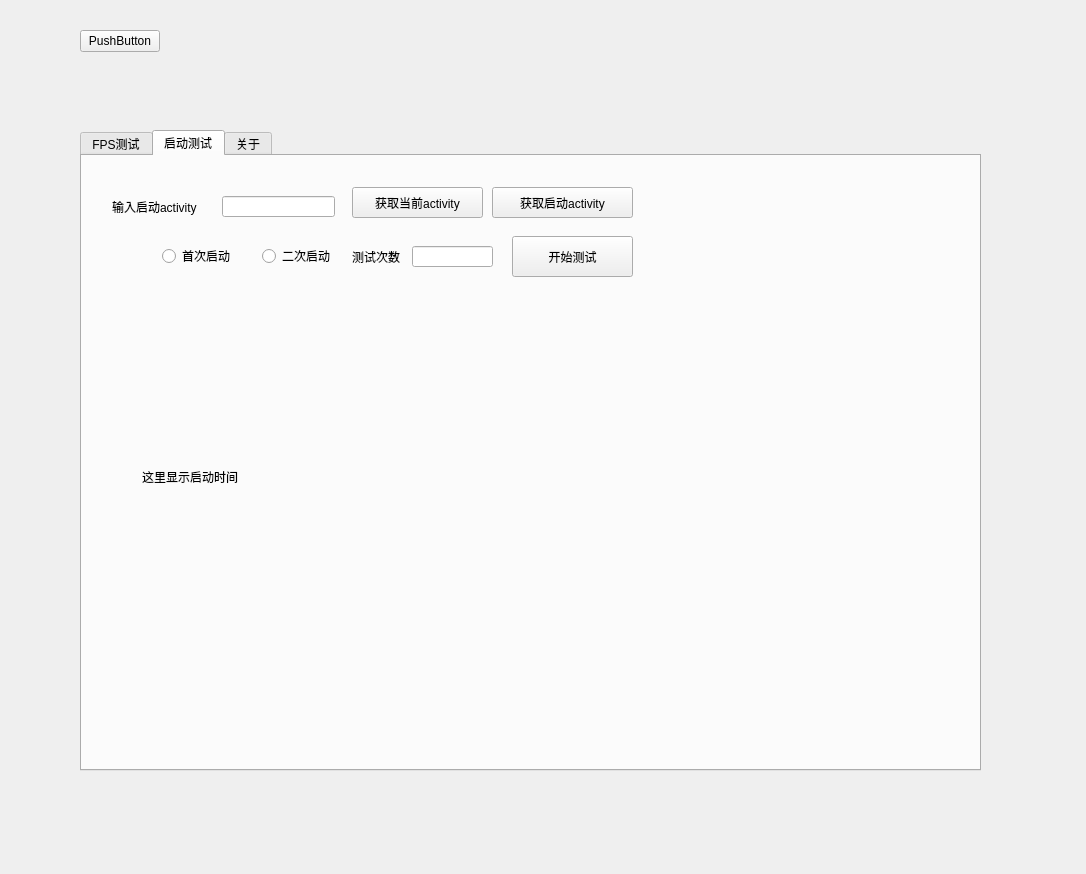
<?xml version="1.0" encoding="UTF-8"?>
<ui version="4.0">
 <class>Form</class>
 <widget class="QWidget" name="Form">
  <property name="geometry">
   <rect>
    <x>0</x>
    <y>0</y>
    <width>1086</width>
    <height>874</height>
   </rect>
  </property>
  <property name="windowTitle">
   <string>Form</string>
  </property>
  <widget class="QTabWidget" name="tabWidget1">
   <property name="geometry">
    <rect>
     <x>80</x>
     <y>130</y>
     <width>901</width>
     <height>641</height>
    </rect>
   </property>
   <property name="currentIndex">
    <number>1</number>
   </property>
   <widget class="QWidget" name="tab">
    <attribute name="title">
     <string>FPS测试</string>
    </attribute>
    <widget class="QPushButton" name="pushButton">
     <property name="geometry">
      <rect>
       <x>30</x>
       <y>50</y>
       <width>231</width>
       <height>131</height>
      </rect>
     </property>
     <property name="text">
      <string>PushButton</string>
     </property>
    </widget>
   </widget>
   <widget class="QWidget" name="tab_2">
    <attribute name="title">
     <string>启动测试</string>
    </attribute>
    <widget class="QLabel" name="label">
     <property name="geometry">
      <rect>
       <x>30</x>
       <y>40</y>
       <width>111</width>
       <height>21</height>
      </rect>
     </property>
     <property name="text">
      <string>输入启动activity</string>
     </property>
    </widget>
    <widget class="QLineEdit" name="page2_get_input_activity">
     <property name="geometry">
      <rect>
       <x>140</x>
       <y>40</y>
       <width>113</width>
       <height>21</height>
      </rect>
     </property>
    </widget>
    <widget class="QPushButton" name="page2_get_current_activity">
     <property name="geometry">
      <rect>
       <x>270</x>
       <y>31</y>
       <width>131</width>
       <height>31</height>
      </rect>
     </property>
     <property name="text">
      <string>获取当前activity</string>
     </property>
    </widget>
    <widget class="QPushButton" name="page2_get_start_activity">
     <property name="geometry">
      <rect>
       <x>410</x>
       <y>31</y>
       <width>141</width>
       <height>31</height>
      </rect>
     </property>
     <property name="text">
      <string>获取启动activity</string>
     </property>
    </widget>
    <widget class="QRadioButton" name="page2_is_first">
     <property name="geometry">
      <rect>
       <x>80</x>
       <y>90</y>
       <width>100</width>
       <height>20</height>
      </rect>
     </property>
     <property name="text">
      <string>首次启动</string>
     </property>
    </widget>
    <widget class="QRadioButton" name="page2_second">
     <property name="geometry">
      <rect>
       <x>180</x>
       <y>90</y>
       <width>100</width>
       <height>20</height>
      </rect>
     </property>
     <property name="text">
      <string>二次启动</string>
     </property>
    </widget>
    <widget class="QLabel" name="label_2">
     <property name="geometry">
      <rect>
       <x>270</x>
       <y>90</y>
       <width>61</width>
       <height>21</height>
      </rect>
     </property>
     <property name="text">
      <string>测试次数</string>
     </property>
    </widget>
    <widget class="QLineEdit" name="page2_test_num">
     <property name="geometry">
      <rect>
       <x>330</x>
       <y>90</y>
       <width>81</width>
       <height>21</height>
      </rect>
     </property>
    </widget>
    <widget class="QPushButton" name="page2_start_test">
     <property name="geometry">
      <rect>
       <x>430</x>
       <y>80</y>
       <width>121</width>
       <height>41</height>
      </rect>
     </property>
     <property name="text">
      <string>开始测试</string>
     </property>
    </widget>
    <widget class="QLabel" name="page2_show_result">
     <property name="geometry">
      <rect>
       <x>70</x>
       <y>160</y>
       <width>511</width>
       <height>441</height>
      </rect>
     </property>
     <property name="text">
      <string/>
     </property>
    </widget>
    <widget class="QLabel" name="label_4">
     <property name="geometry">
      <rect>
       <x>60</x>
       <y>170</y>
       <width>551</width>
       <height>301</height>
      </rect>
     </property>
     <property name="text">
      <string>这里显示启动时间</string>
     </property>
    </widget>
   </widget>
   <widget class="QWidget" name="tab_3">
    <attribute name="title">
     <string>关于</string>
    </attribute>
    <layout class="QFormLayout" name="formLayout">
     <item row="1" column="0">
      <widget class="QLabel" name="label_3">
       <property name="text">
        <string>仿写xx测试工具</string>
       </property>
       <property name="textFormat">
        <enum>Qt::RichText</enum>
       </property>
      </widget>
     </item>
     <item row="0" column="0">
      <layout class="QHBoxLayout" name="horizontalLayout_2"/>
     </item>
    </layout>
   </widget>
  </widget>
  <widget class="QWidget" name="formLayoutWidget">
   <property name="geometry">
    <rect>
     <x>80</x>
     <y>30</y>
     <width>891</width>
     <height>80</height>
    </rect>
   </property>
   <layout class="QFormLayout" name="formLayout_2">
    <item row="0" column="0">
     <widget class="QPushButton" name="pushButton_2">
      <property name="text">
       <string>PushButton</string>
      </property>
     </widget>
    </item>
   </layout>
  </widget>
 </widget>
 <resources/>
 <connections>
  <connection>
   <sender>tabWidget1</sender>
   <signal>currentChanged(int)</signal>
   <receiver>tabWidget1</receiver>
   <slot>setCurrentIndex(int)</slot>
   <hints>
    <hint type="sourcelabel">
     <x>327</x>
     <y>293</y>
    </hint>
    <hint type="destinationlabel">
     <x>327</x>
     <y>293</y>
    </hint>
   </hints>
  </connection>
 </connections>
</ui>
